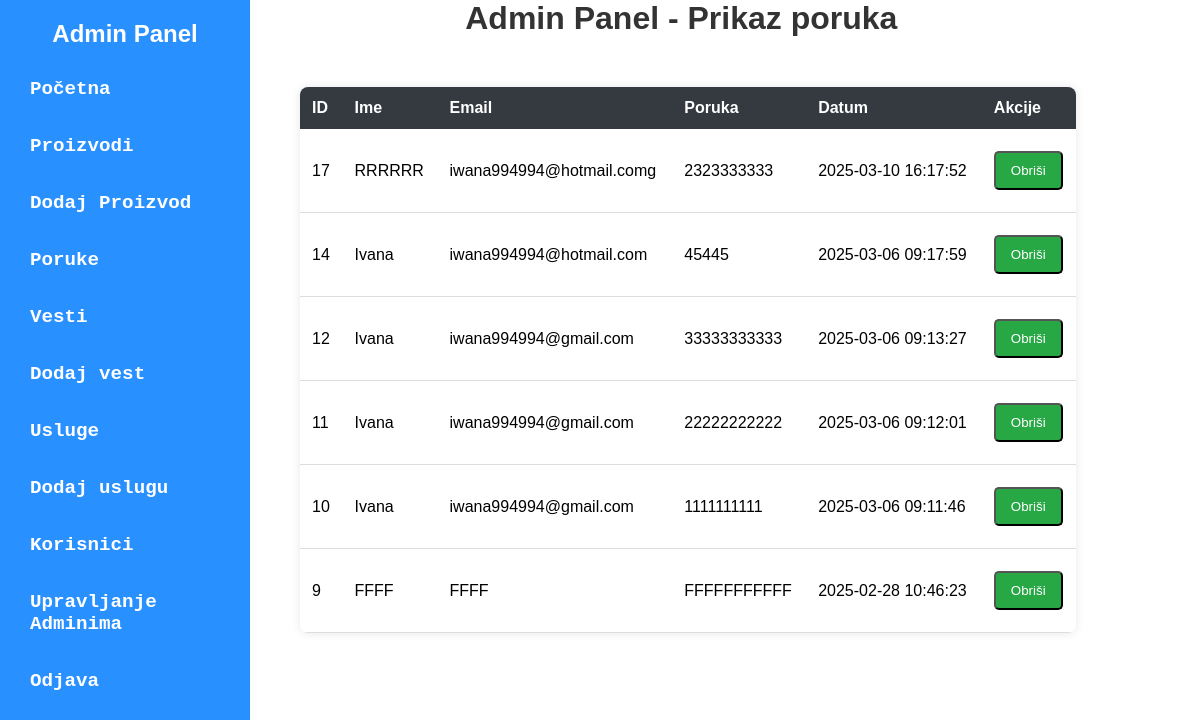
The page /admin/admin-dashboard.php?page=poruke on the database as committed earlier.
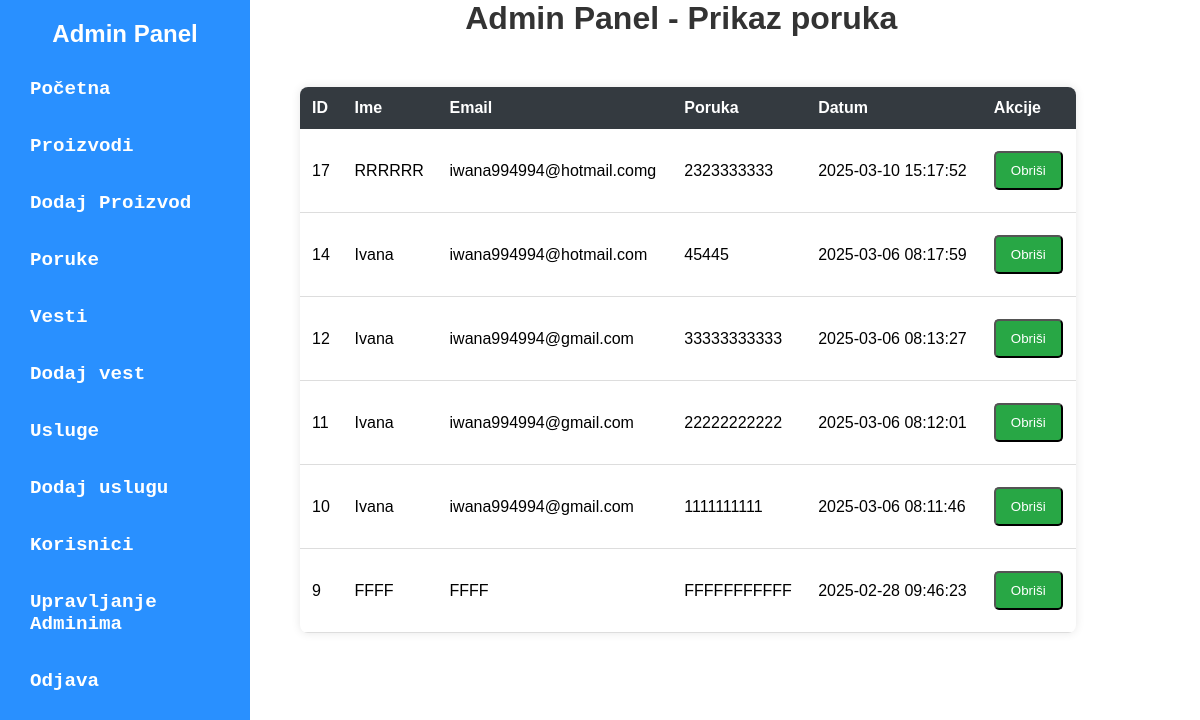
The same page on the database as committed later.
### tables this page shows
CREATE TABLE `poruka` (
  `id` int(10) UNSIGNED NOT NULL,
  `poruka` text NOT NULL,
  `ime` text NOT NULL,
  `email` text NOT NULL,
  `datum` timestamp NOT NULL DEFAULT current_timestamp() ON UPDATE current_timestamp()
);

### admin/model/PorukaModel.php (called while the page is built, shortened)
<?php
include_once __DIR__ . '/../config/database.php';
$query = "SELECT * FROM poruka ORDER BY id DESC ";
$query_run = mysqli_query($con, $query);
if ($query_run && mysqli_num_rows($query_run) > 0) {
    $poruke = mysqli_fetch_all($query_run, MYSQLI_ASSOC);
} else {
    die("Greška: Nema poruka.");
}
?>

### admin/view/poruka.php (the view, shortened to what this page needs)
<!DOCTYPE html>
<html lang="en">
<head>
    <link rel="stylesheet" href="./public/table-style.css">
    <link rel="stylesheet" href="./public/pop-up.css">
    <link rel="stylesheet" href="./public/message-session.css">
</head>
<body id="body-poruka">
    <h1>Admin Panel - Prikaz poruka</h1>
    <table>
        <thead>
            <tr>
                <th>ID</th>
                <th>Ime</th>
                <th>Email</th>
                <th>Poruka</th>
                <th>Datum</th>
                <th>Akcije</th>
            </tr>
        </thead>
        <tbody>
            <?php if ($poruke): ?>
                <?php foreach ($poruke as $poruka): ?>
                    <tr>
                        <td><?php echo $poruka['id']; ?></td>
                        <td><?php echo ($poruka['ime']); ?></td>
                        <td><?php echo ($poruka['email']); ?></td>
                        <td><?php echo (($poruka['poruka'])); ?></td>
                        <td><?php echo $poruka['datum']; ?></td>
                        <td>
                         <form method="POST" action="./model/PorukaModel.php" id="deleteForm<?=$poruka['id']?>">
                 <button type="button" onclick="deletePop(<?=$poruka['id']?> )" id="dugme">Obriši</button>
            </form>
                        </td>
                    </tr>
                <?php endforeach; ?>
            <?php else: ?>
                <tr>
                    <td colspan="6">Nema poruka</td>
                </tr>
            <?php endif; ?>
        </tbody>
    </table>
</body>
</html>

Rows that differ between the two databases and show on the page:
changed poruka "RRRRRR": datum "2025-03-10 16:17:52" → "2025-03-10 15:17:52"
changed poruka "iwana994994@hotmail.com": datum "2025-03-06 09:17:59" → "2025-03-06 08:17:59"
changed poruka id 12: datum "2025-03-06 09:13:27" → "2025-03-06 08:13:27"
changed poruka id 11: datum "2025-03-06 09:12:01" → "2025-03-06 08:12:01"
changed poruka id 10: datum "2025-03-06 09:11:46" → "2025-03-06 08:11:46"
changed poruka "FFFF": datum "2025-02-28 10:46:23" → "2025-02-28 09:46:23"
